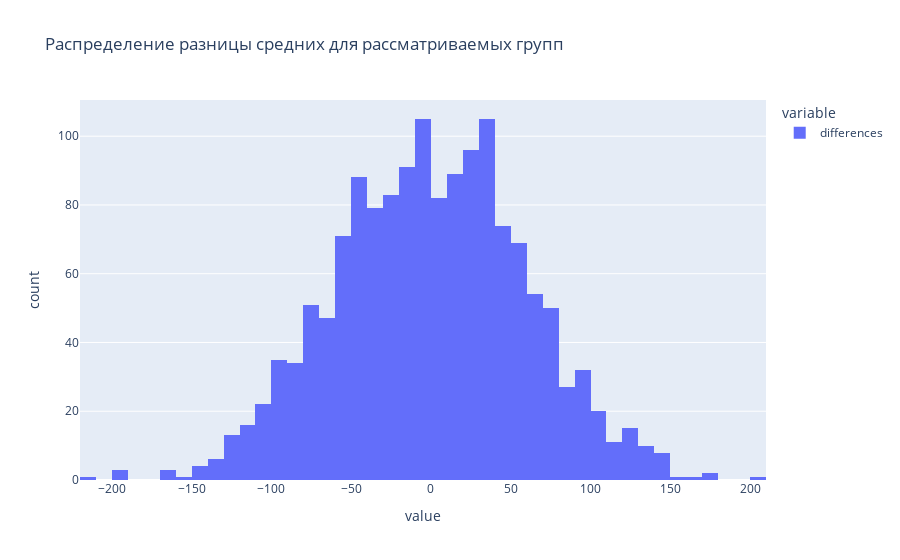

Notebook cell for this chart:
### Code cell
fig = px.histogram(df_diff, nbins = 50, 
                   title='Распределение разницы средних для рассматриваемых групп')
fig.show() # Распределение близко к нормальному

### Figure 1 — Plotly figure (JSON) as saved in the notebook; plotly's stock layout.template omitted (floating-point values rounded to 4 significant figures; data arrays with more than 128 entries replaced by an {"elided": "..."} marker saying what was removed)
{"data": [{"alignmentgroup": "True", "bingroup": "x", "hovertemplate": "variable=differences<br>value=%{x}<br>count=%{y}<extra></extra>", "legendgroup": "differences", "marker": {"color": "#636efa"}, "name": "differences", "nbinsx": 50, "offsetgroup": "differences", "orientation": "v", "showlegend": true, "type": "histogram", "x": {"elided": "1500 float values"}, "xaxis": "x", "yaxis": "y"}], "layout": {"barmode": "relative", "legend": {"title": {"text": "variable"}, "tracegroupgap": 0}, "title": {"text": "Распределение разницы средних для рассматриваемых групп"}, "xaxis": {"anchor": "y", "domain": [0, 1], "title": {"text": "value"}}, "yaxis": {"anchor": "x", "domain": [0, 1], "title": {"text": "count"}}}}
